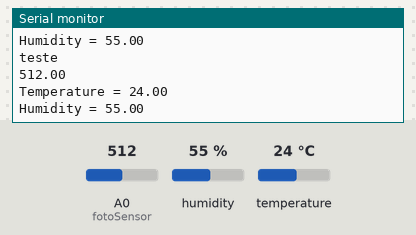
A sketch run on a simulated Arduino Uno, built with avr-gcc and run on an emulated ATmega328P. Parts: the last lines printed to the serial monitor. The test bench sets the inputs (shaded band); at power-on: humidity 55 %, A0 (fotoSensor) = 512, temperature 24 °C.

Above: at 1.8 s.
1.9 s: humidity set to 22 %
At 2.9 s:
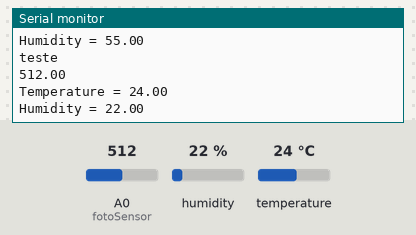
3.4 s: A0 (fotoSensor) set to 716
At 4.7 s:
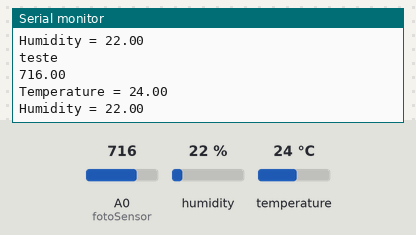
4.9 s: temperature set to 12 °C
At 5.5 s:
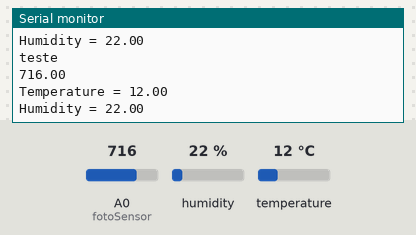
6.4 s: A0 (fotoSensor) set to 900
At 7.7 s:
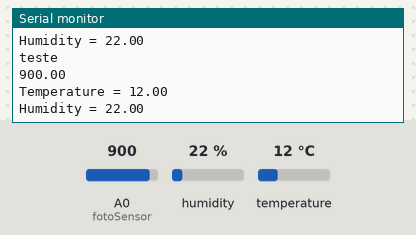
7.9 s: humidity set to 40 %
At 9.0 s:
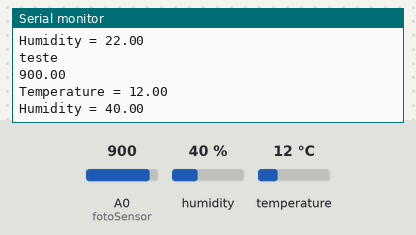
Timing chart, 0 to 10.4 s (numbered marks = the images above; inputs shaded):
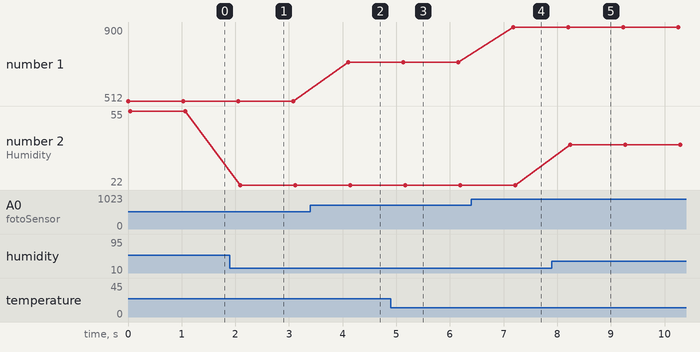

Measured:
- after the input at 1.9 s, the serial monitor: prints a new line after 0.20 s (image 1)
- after the input at 3.4 s, the serial monitor: prints a new line after 0.71 s (image 2)
- after the input at 4.9 s, the serial monitor: prints a new line after 0.25 s (image 3)
- after the input at 6.4 s, the serial monitor: prints a new line after 0.78 s (image 4)
- after the input at 7.9 s, the serial monitor: prints a new line after 0.34 s (image 5)
- plotted number 1: 512 → 716 after the input at 3.4 s, 716 → 900 after the input at 6.4 s
- plotted number 2: 55 → 22 after the input at 1.9 s, 22 → 40 after the input at 7.9 s

The sketch:

pi-iv-proto1.ino
```cpp
#define fotoSensor A0
#include <dht.h>

dht DHT;

#define DHT11_PIN 7

void setup()
{
  pinMode(fotoSensor,INPUT);
  Serial.begin(9600);
}

void loop()
{
  float lum = analogRead(fotoSensor);
  Serial.println("teste");
  Serial.println(lum);

  int chk = DHT.read11(DHT11_PIN);
  Serial.print("Temperature = ");
  Serial.println(DHT.temperature);
  Serial.print("Humidity = ");
  Serial.println(DHT.humidity);
  delay(1000);
}
```
